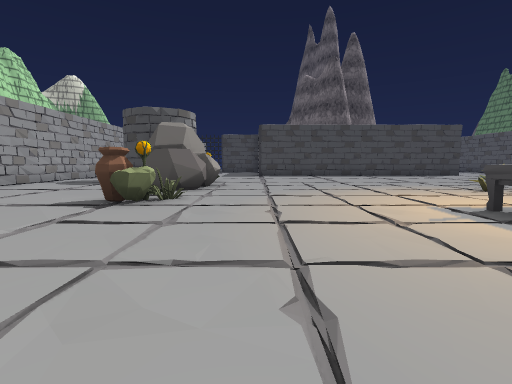
View 1 (above)

24 first-person views from a walk through a scene from a Unity 3-D project. The camera is 1.3 m above the floor, tilts 6° down and sees 85° across. The floor is counted in squares, 2 m on a side. Each view is taken from the middle of a square. On the plan, view 1 faces up. The plan holds only what a view shows up to about 9 squares ahead; the rest is blank. The place goes on beyond the plan. The player is left out. Some surface patterns are stand-ins.

View 2
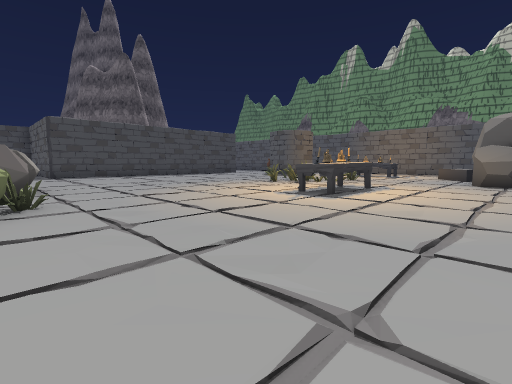

View 3
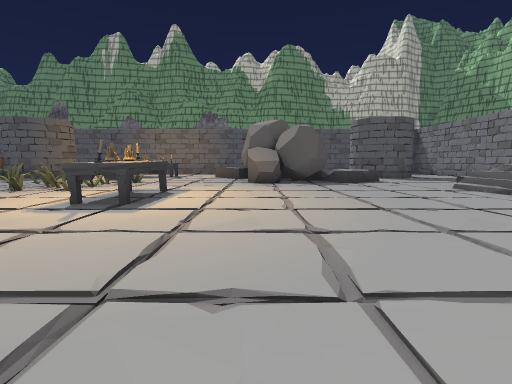

View 4
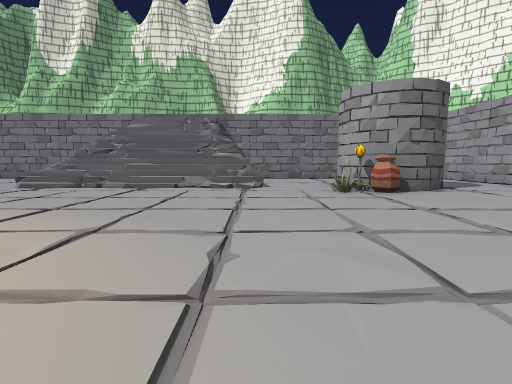

View 5
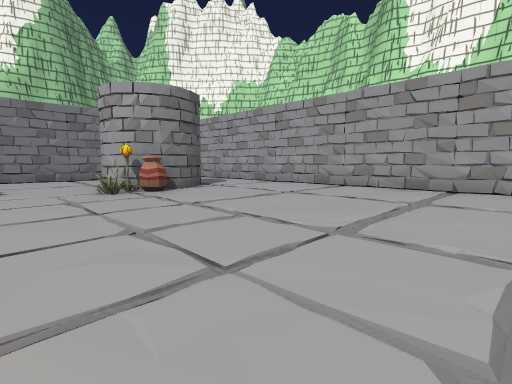

View 6
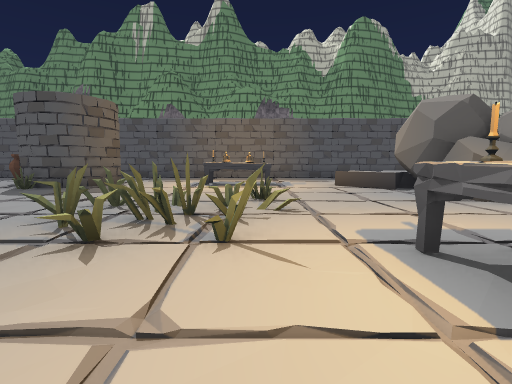

View 7
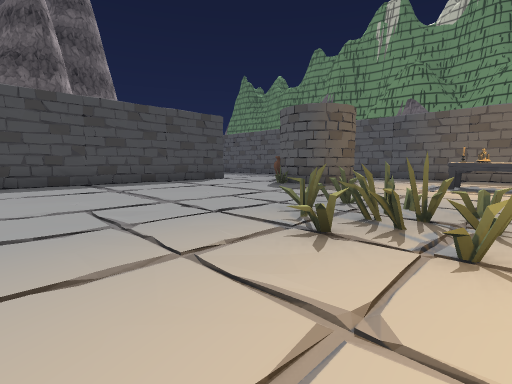

View 8
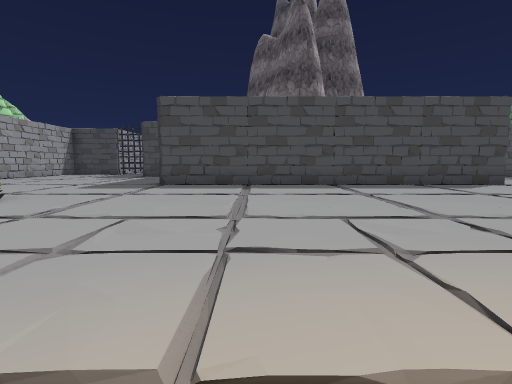

View 9
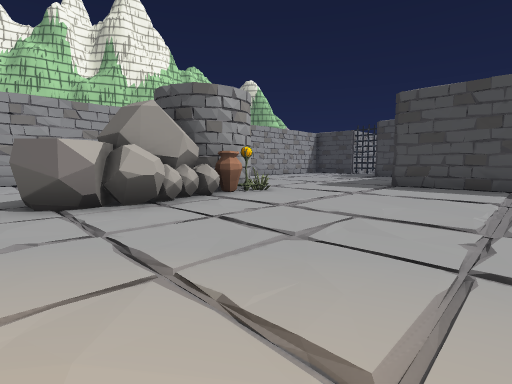

View 10
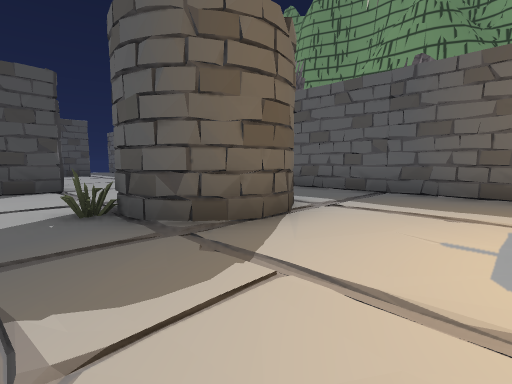

View 11
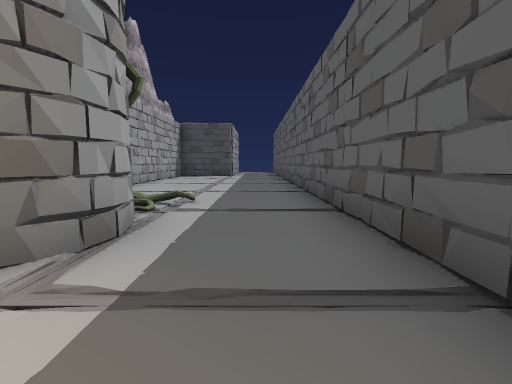

View 12
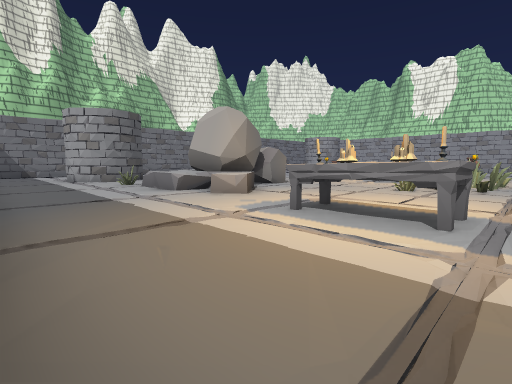

View 13
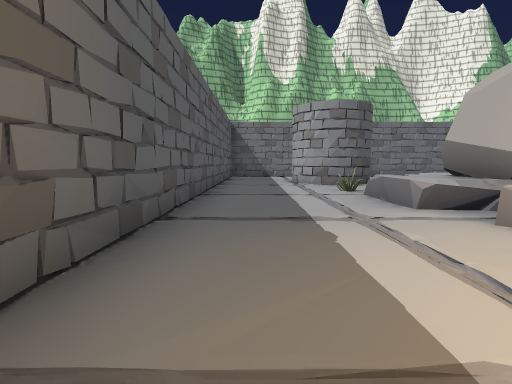

View 14
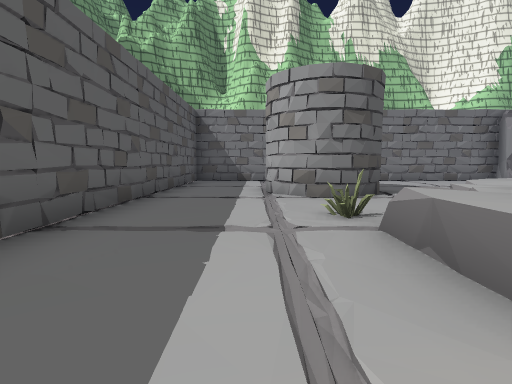

View 15
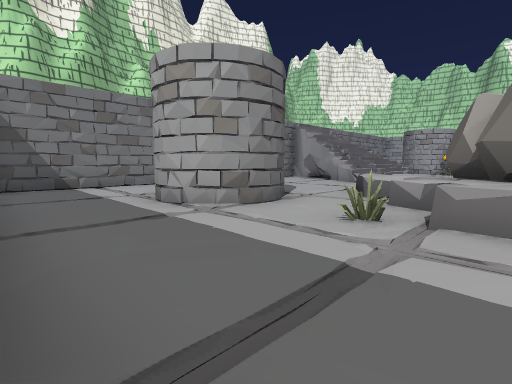

View 16
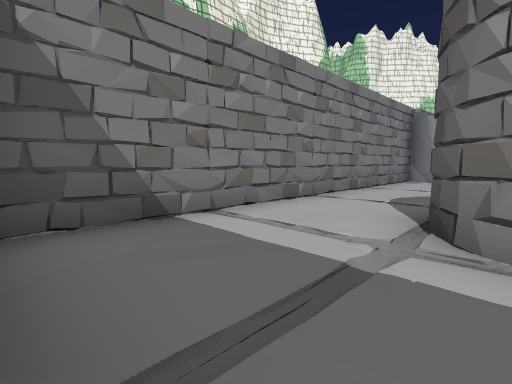

View 17
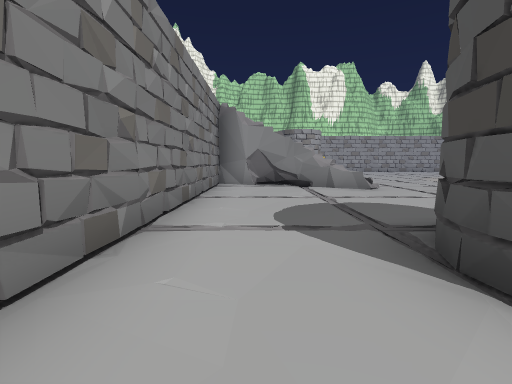

View 18
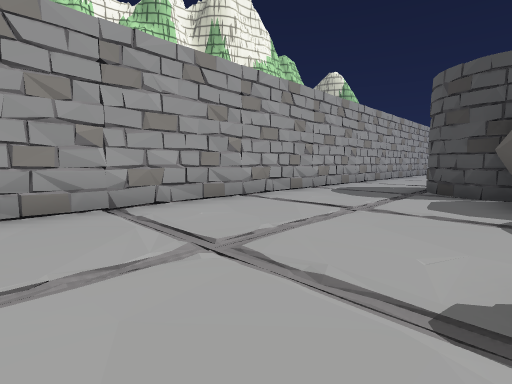

View 19
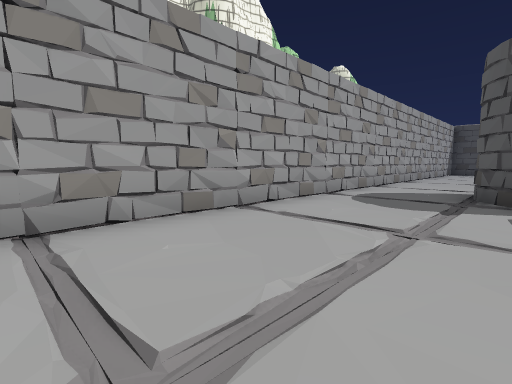

View 20
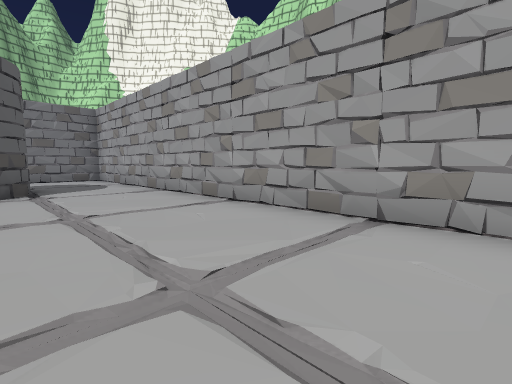

View 21
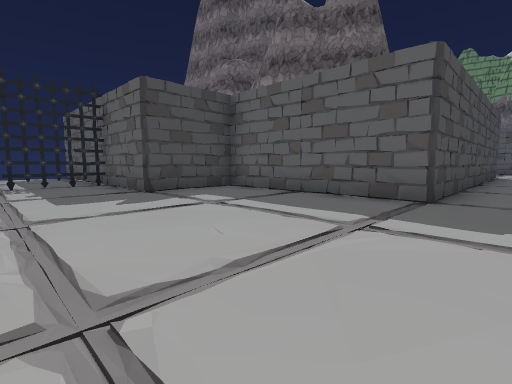

View 22
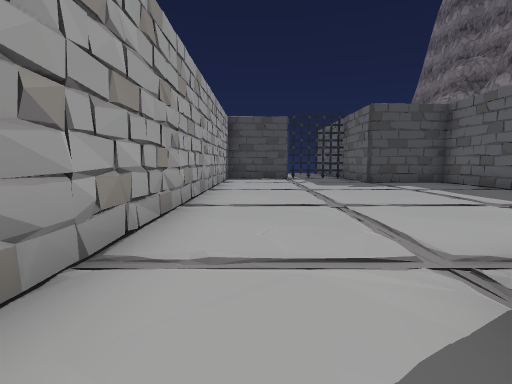

View 23
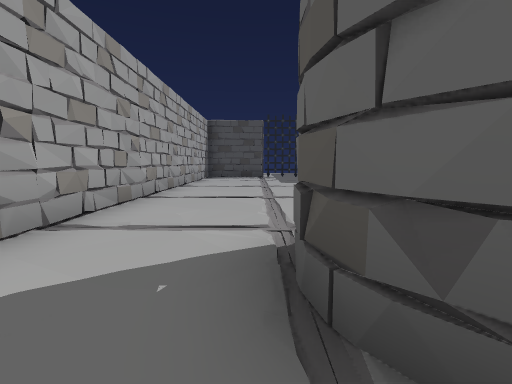

View 24
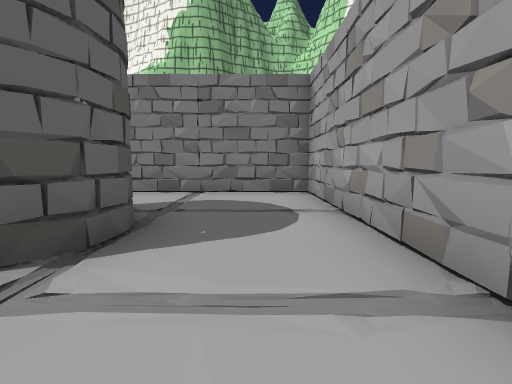

### Floor plan
Key: @ floor where view 1 was taken; # wall or solid block; . main floor; : floor 0.25 m higher than the main floor; / step, stairs or slope; = window, fence, low wall or low ledge; ^ raised ledge; R rock; A vase; O other object.
Columns run from 8 left of view 1 to 16 right of it. Each row starts with its distance up from view 1.
 19  #    ###
 18  #......#
 17 ##......##        #....#
 16 #........#        #....#
 15 #........###      #....#
 14 #..........########....#
 13 #......................#
 12 #..................#A..#
 11 #...###...........O###.#
 10 #...##AO...........###.#
  9 #....RR........... ....#
  8 #....RRR................=
  7 #....RR.......OO........=
  6 #.....R......OO....OO...=
  5 #....OAO.....OOOO..OO...#
  4 #.....O....O.O..........#
  3 #..........OOO..........#
  2 #.................^^....#
  1 #...............RRRR^...#
  0 #.......@.......RRRR....#
 -1 #...............RRR^O...#
 -2 #...............=//.....#
 -3 #....AO.........==#.....#
 -4 #...##..:=:====...###...#
 -5 #...##..#######... ##...#
 -6 #.. . ..  # ##..........#
 -7 #.... ..    ##..........#
 -8 #.... ..    #######.....
 -9 ########          ######

Positions as (right, up) in squares from view 1, and headings:
1: (0, 0), facing up
2: (-2, 0), facing up-right
3: (-1, 1), facing right
4: (0, 3), facing down
5: (0, 3), facing down-left
6: (3, 5), facing right
7: (3, 5), facing up-right
8: (3, 6), facing up
9: (3, 6), facing up-left
10: (9, 7), facing up-right
11: (14, 8), facing up
12: (15, 7), facing down-left
13: (14, 5), facing down
14: (13, 2), facing down
15: (15, 0), facing down-left
16: (15, -5), facing down-left
17: (13, -7), facing left
18: (-3, 3), facing up-left
19: (-4, 4), facing up-left
20: (-4, 3), facing down-left
21: (-5, 13), facing up-right
22: (-6, 10), facing up
23: (-5, 9), facing up
24: (-6, -2), facing down
